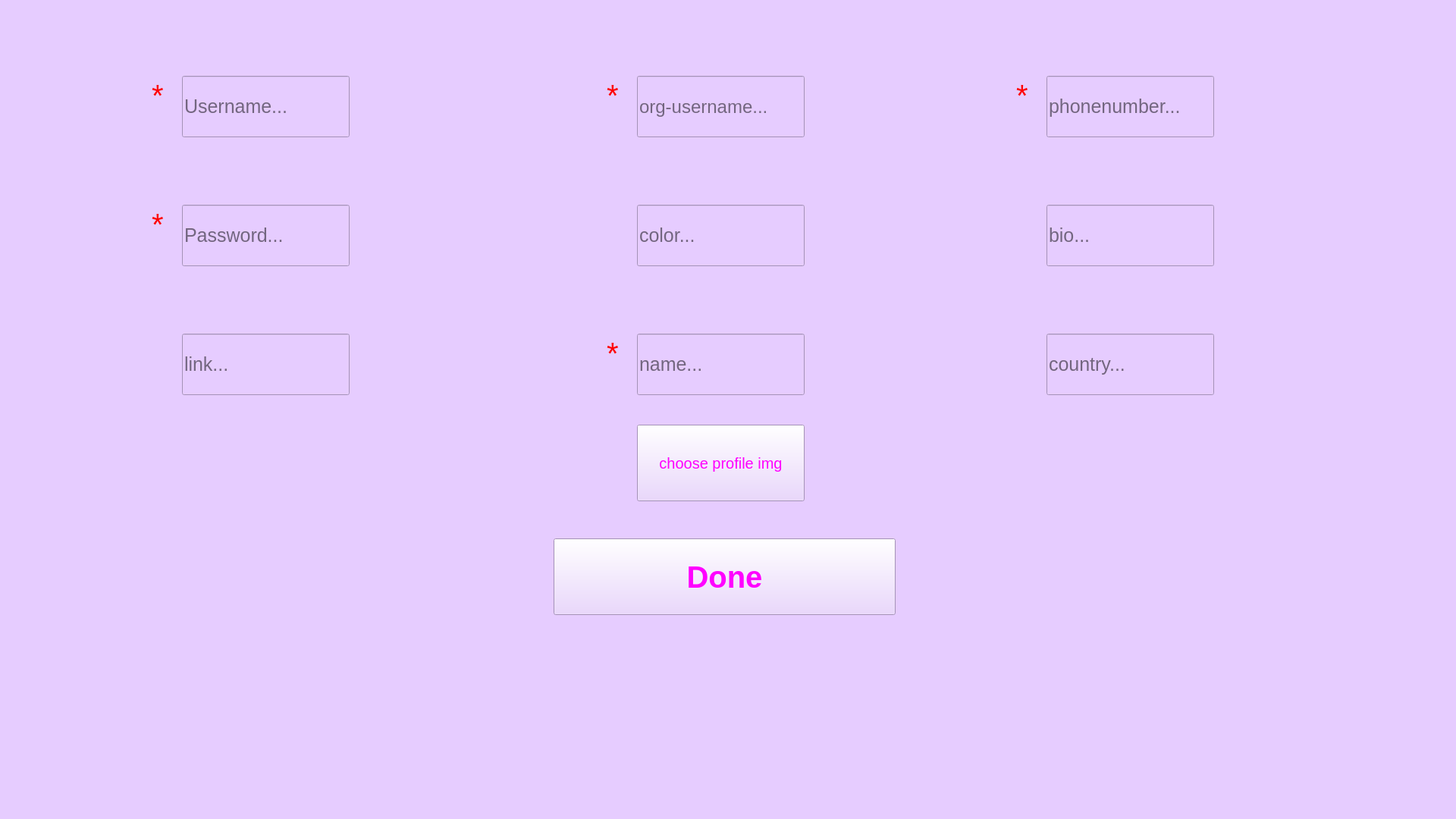
<?xml version="1.0" encoding="UTF-8"?>
<ui version="4.0">
 <class>organisation1</class>
 <widget class="QWidget" name="organisation1">
  <property name="geometry">
   <rect>
    <x>0</x>
    <y>0</y>
    <width>1920</width>
    <height>1080</height>
   </rect>
  </property>
  <property name="font">
   <font>
    <pointsize>19</pointsize>
   </font>
  </property>
  <property name="windowTitle">
   <string>organisation</string>
  </property>
  <property name="styleSheet">
   <string notr="true">background-color: rgb(230, 204, 255)</string>
  </property>
  <widget class="QLineEdit" name="lineEdit">
   <property name="geometry">
    <rect>
     <x>240</x>
     <y>100</y>
     <width>221</width>
     <height>81</height>
    </rect>
   </property>
   <property name="minimumSize">
    <size>
     <width>221</width>
     <height>81</height>
    </size>
   </property>
   <property name="placeholderText">
    <string>Username...</string>
   </property>
  </widget>
  <widget class="QLineEdit" name="lineEdit_8">
   <property name="geometry">
    <rect>
     <x>840</x>
     <y>100</y>
     <width>221</width>
     <height>81</height>
    </rect>
   </property>
   <property name="minimumSize">
    <size>
     <width>221</width>
     <height>81</height>
    </size>
   </property>
   <property name="font">
    <font>
     <pointsize>18</pointsize>
    </font>
   </property>
   <property name="placeholderText">
    <string>org-username...</string>
   </property>
  </widget>
  <widget class="QLineEdit" name="lineEdit_4">
   <property name="geometry">
    <rect>
     <x>1380</x>
     <y>440</y>
     <width>221</width>
     <height>81</height>
    </rect>
   </property>
   <property name="minimumSize">
    <size>
     <width>221</width>
     <height>81</height>
    </size>
   </property>
   <property name="placeholderText">
    <string>country...</string>
   </property>
  </widget>
  <widget class="QLineEdit" name="lineEdit_5">
   <property name="geometry">
    <rect>
     <x>840</x>
     <y>270</y>
     <width>221</width>
     <height>81</height>
    </rect>
   </property>
   <property name="minimumSize">
    <size>
     <width>221</width>
     <height>81</height>
    </size>
   </property>
   <property name="placeholderText">
    <string>color...</string>
   </property>
  </widget>
  <widget class="QLineEdit" name="lineEdit_6">
   <property name="geometry">
    <rect>
     <x>1380</x>
     <y>100</y>
     <width>221</width>
     <height>81</height>
    </rect>
   </property>
   <property name="minimumSize">
    <size>
     <width>221</width>
     <height>81</height>
    </size>
   </property>
   <property name="placeholderText">
    <string>phonenumber...</string>
   </property>
  </widget>
  <widget class="QLineEdit" name="lineEdit_7">
   <property name="geometry">
    <rect>
     <x>1380</x>
     <y>270</y>
     <width>221</width>
     <height>81</height>
    </rect>
   </property>
   <property name="minimumSize">
    <size>
     <width>221</width>
     <height>81</height>
    </size>
   </property>
   <property name="placeholderText">
    <string>bio...</string>
   </property>
  </widget>
  <widget class="QLineEdit" name="lineEdit_9">
   <property name="geometry">
    <rect>
     <x>840</x>
     <y>440</y>
     <width>221</width>
     <height>81</height>
    </rect>
   </property>
   <property name="minimumSize">
    <size>
     <width>221</width>
     <height>81</height>
    </size>
   </property>
   <property name="placeholderText">
    <string>name...</string>
   </property>
  </widget>
  <widget class="QLineEdit" name="lineEdit_10">
   <property name="geometry">
    <rect>
     <x>240</x>
     <y>440</y>
     <width>221</width>
     <height>81</height>
    </rect>
   </property>
   <property name="minimumSize">
    <size>
     <width>221</width>
     <height>81</height>
    </size>
   </property>
   <property name="placeholderText">
    <string>link...</string>
   </property>
  </widget>
  <widget class="QLineEdit" name="lineEdit_11">
   <property name="geometry">
    <rect>
     <x>240</x>
     <y>270</y>
     <width>221</width>
     <height>81</height>
    </rect>
   </property>
   <property name="minimumSize">
    <size>
     <width>221</width>
     <height>81</height>
    </size>
   </property>
   <property name="placeholderText">
    <string>Password...</string>
   </property>
  </widget>
  <widget class="QPushButton" name="pushButton">
   <property name="geometry">
    <rect>
     <x>730</x>
     <y>710</y>
     <width>451</width>
     <height>101</height>
    </rect>
   </property>
   <property name="font">
    <font>
     <pointsize>30</pointsize>
     <bold>true</bold>
    </font>
   </property>
   <property name="styleSheet">
    <string notr="true">color:qlineargradient(spread:pad, x1:0.258, y1:0.136364, x2:1, y2:0.534, stop:0 rgba(170, 85, 255, 255), stop:0.577465 rgba(85, 0, 127, 255), stop:0.943662 rgba(255, 0, 255, 255))</string>
   </property>
   <property name="text">
    <string>Done</string>
   </property>
  </widget>
  <widget class="QLabel" name="label">
   <property name="geometry">
    <rect>
     <x>200</x>
     <y>100</y>
     <width>31</width>
     <height>51</height>
    </rect>
   </property>
   <property name="font">
    <font>
     <pointsize>30</pointsize>
    </font>
   </property>
   <property name="styleSheet">
    <string notr="true">color:
rgb(255, 0, 0)</string>
   </property>
   <property name="text">
    <string>*</string>
   </property>
  </widget>
  <widget class="QLabel" name="label_2">
   <property name="geometry">
    <rect>
     <x>200</x>
     <y>270</y>
     <width>31</width>
     <height>51</height>
    </rect>
   </property>
   <property name="font">
    <font>
     <pointsize>30</pointsize>
    </font>
   </property>
   <property name="styleSheet">
    <string notr="true">color:
rgb(255, 0, 0)</string>
   </property>
   <property name="text">
    <string>*</string>
   </property>
  </widget>
  <widget class="QLabel" name="label_3">
   <property name="geometry">
    <rect>
     <x>800</x>
     <y>440</y>
     <width>31</width>
     <height>51</height>
    </rect>
   </property>
   <property name="font">
    <font>
     <pointsize>30</pointsize>
    </font>
   </property>
   <property name="styleSheet">
    <string notr="true">color:
rgb(255, 0, 0)</string>
   </property>
   <property name="text">
    <string>*</string>
   </property>
  </widget>
  <widget class="QLabel" name="label_4">
   <property name="geometry">
    <rect>
     <x>1340</x>
     <y>100</y>
     <width>31</width>
     <height>51</height>
    </rect>
   </property>
   <property name="font">
    <font>
     <pointsize>30</pointsize>
    </font>
   </property>
   <property name="styleSheet">
    <string notr="true">color:
rgb(255, 0, 0)</string>
   </property>
   <property name="text">
    <string>*</string>
   </property>
  </widget>
  <widget class="QLabel" name="label_5">
   <property name="geometry">
    <rect>
     <x>800</x>
     <y>100</y>
     <width>31</width>
     <height>51</height>
    </rect>
   </property>
   <property name="font">
    <font>
     <pointsize>30</pointsize>
    </font>
   </property>
   <property name="styleSheet">
    <string notr="true">color:
rgb(255, 0, 0)</string>
   </property>
   <property name="text">
    <string>*</string>
   </property>
  </widget>
  <widget class="QPushButton" name="pushButton_2">
   <property name="geometry">
    <rect>
     <x>840</x>
     <y>560</y>
     <width>221</width>
     <height>101</height>
    </rect>
   </property>
   <property name="font">
    <font>
     <pointsize>15</pointsize>
    </font>
   </property>
   <property name="styleSheet">
    <string notr="true">color:qlineargradient(spread:pad, x1:0.258, y1:0.136364, x2:1, y2:0.534, stop:0 rgba(170, 85, 255, 255), stop:0.577465 rgba(85, 0, 127, 255), stop:0.943662 rgba(255, 0, 255, 255))</string>
   </property>
   <property name="text">
    <string>choose profile img</string>
   </property>
  </widget>
 </widget>
 <resources/>
 <connections/>
</ui>
